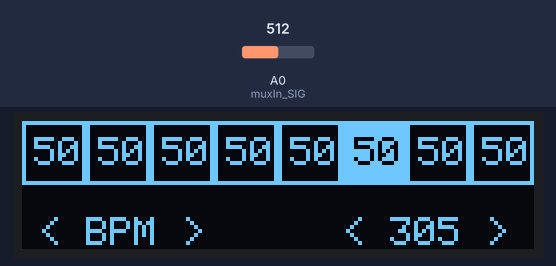
Bench run of a sketch on a simulated Arduino Uno, built with avr-gcc and run on an emulated ATmega328P. On the bench: 128×32 one-colour display. The inputs (shaded band) are chosen by the test bench; at power-on: A0 (muxIn_SIG) = 512. MIDI output is not drawn.

Above: at 1.2 s.
1.3 s: A0 (muxIn_SIG) set to 496
At 1.72 s:
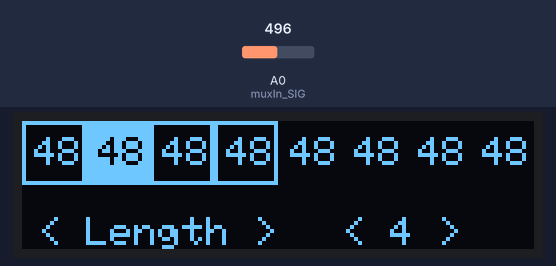
3.3 s: A0 (muxIn_SIG) set to 1023
At 3.49 s:
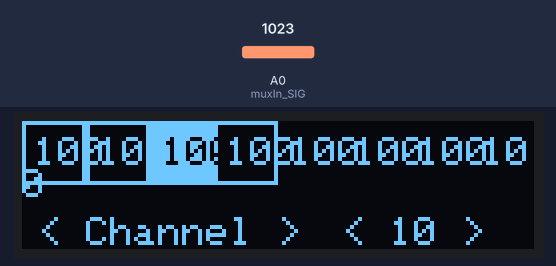
5.2 s: A0 (muxIn_SIG) set to 1003
At 5.3 s:
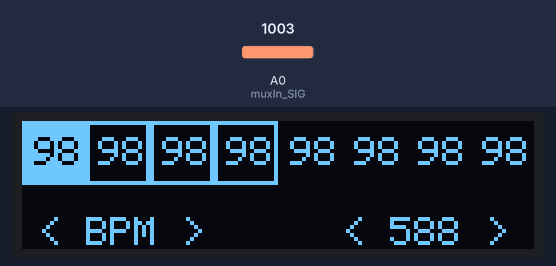

The sketch:

midi_sequencer.ino
```cpp
/*
  Arduino sequencer - Jake Bowden
  Circuit: USB power, 128x32 display on A4 and A5, multiplexer w. 10 potentiometers on 8, 9, 10, 11 and A0
  MIDI out: 5V-res(220) -> midi 4, TX(1) -> midi 5, gnd -> midi 2
*/

#include <stdio.h>
#include <Wire.h>
#include <Adafruit_SSD1306.h>
#include <MIDI.h>

Adafruit_SSD1306 display(128, 32, &Wire, -1);
MIDI_CREATE_DEFAULT_INSTANCE();

// Pinout:
const int muxOut_S0 = 8;
const int muxOut_S1 = 9;
const int muxOut_S2 = 10;
const int muxOut_S3 = 11;
const int muxIn_SIG = A0;
const int toneOut = 7;

// Mux init:
const int muxPinN = 10;
int muxState[10] = {0};

// Sequencer init:
int seqStep = 0;
int seqLen = 8;
int seqNotes[8] = {1};
int seqBpm = 120;
int stepDelay = 60000 / seqBpm;
unsigned long delayStart = 0;

// Settings init:
int settingsMode = 0;
String settingsTitles[5] = {"Length", "BPM", "Channel"};
String activeParam = "";
int paramPotVal = 0;
int oldPotVal = 0;

// MIDI Settings:
int midiChan = 1;
int midiNote = 1;

void setup() {
  // Mux pin settings:
  pinMode(muxOut_S0, OUTPUT);
  pinMode(muxOut_S1, OUTPUT);
  pinMode(muxOut_S2, OUTPUT);
  pinMode(muxOut_S3, OUTPUT);
  pinMode(muxIn_SIG, INPUT);

  // Can output audio level on PWM~ digital pins:
  // pinMode(toneOut, OUTPUT);

  // Begin display:
  display.begin(SSD1306_SWITCHCAPVCC, 0x3C);

  // Step timer delay sart:
  delayStart = millis();

  // Serial output for debugging:
//  Serial.begin(9600);

  // MIDI:
  MIDI.begin(midiChan);
}

void updateMux() {
  // Read analog in pins from multiplex chip:
  for (int i = 0; i < muxPinN; i++) {
    digitalWrite(muxOut_S0, HIGH && (i & B00000001));
    digitalWrite(muxOut_S1, HIGH && (i & B00000010));
    digitalWrite(muxOut_S2, HIGH && (i & B00000100));
    digitalWrite(muxOut_S3, HIGH && (i & B00001000));
    int potVal = analogRead(muxIn_SIG);
    if (abs(potVal - muxState[i]) >= 5) {
      muxState[i] = potVal;
    }
  }
}

void updateSettings() {
  // Change which settings are being displayed and changed, update relevant setting:
  settingsMode = map(muxState[8], 0, 1023, 0, 2);

  // Only change param if pot is turned:
  paramPotVal = muxState[9];
  if (abs(paramPotVal - oldPotVal) >= 5) {
    // Sequence length:
    if (settingsMode == 0) {
      seqLen = map(paramPotVal, 0, 1023, 1, 8);
      activeParam = String(seqLen);
      oldPotVal = paramPotVal;
    }
    // BPM:
    else if (settingsMode == 1) {
      seqBpm = map(paramPotVal, 0, 1023, 10, 600);
      stepDelay = 60000 / seqBpm;
      activeParam = String(seqBpm);
      oldPotVal = paramPotVal;
    }
    else if (settingsMode == 2) {
      midiChan = map(paramPotVal, 0, 1023, 1, 10);
      activeParam = String(midiChan);
      oldPotVal = paramPotVal;
      MIDI.begin(midiChan);
    }
  }

  // Select which parameter is drawn to the screen:
  if (settingsMode == 0) {
    activeParam = String(seqLen);
  }
  else if (settingsMode == 1) {
    activeParam = String(seqBpm);
  }
  else if (settingsMode == 2) {
    activeParam = String(midiChan);
  }
 }

void updateSeq() {
  // Using mux readings assign notes to seq steps:
  for (int i = 0; i < 8; i++) {
    seqNotes[i] = map(muxState[i], 0, 1023, 0, 100);
  }
}

void sendMidiSig(){
  // Send last note off:
  MIDI.sendNoteOff(midiNote, 0, midiChan);
  // Send note on:
  midiNote = seqNotes[seqStep];
  MIDI.sendNoteOn(midiNote, 127, midiChan);
 }

void drawDisplay() {
  // Clear display:
  display.fillScreen(SSD1306_BLACK);
  display.setTextSize(1);
  display.setTextColor(SSD1306_WHITE);

  // Draw step sequencer boxes and notes:
  for (int i = 0; i < seqLen; i++) {
    display.drawRect(i * 16, 0, 16, 16, SSD1306_WHITE);
  }
  for (int i = 0; i < 8; i++) {
    display.setCursor(i * 16 + 3, 4);
    display.print(seqNotes[i]);
  }

  // Draw active step box:
  display.fillRect(seqStep * 16, 0, 16, 16, SSD1306_WHITE);
  display.setTextColor(SSD1306_BLACK);
  display.setCursor(seqStep * 16 + 3, 4);
  display.print(seqNotes[seqStep]);

  // Draw Setting and parameter:
  display.setTextSize(1);
  display.setTextColor(SSD1306_WHITE);
  display.setCursor(4, 24);
  display.print("< ");
  display.print(settingsTitles[settingsMode]);
  display.print(" >");

  display.setCursor(80, 24);
  display.print("< ");
  display.print(activeParam);
  display.print(" >");

  // Draw to the display:
  display.display();
}

void stepSequencer() {
  // See if the interval for the sequencer has passed, if it has, move to next step:
  if (millis() - delayStart >= stepDelay) {
    delayStart += stepDelay;
    seqStep += 1;
    if (seqStep >= seqLen) {
      seqStep = 0;
    }
    sendMidiSig();
  }
}

void loop() {
  updateMux();
  updateSeq();
  updateSettings();
  drawDisplay();
  stepSequencer();
}
```

Measured:
- the behaviour switches between 508 and 507 on A0 (muxIn_SIG) (found by bisection; images 0 and 1)
- the behaviour switches between 1019 and 1018 on A0 (muxIn_SIG) (found by bisection; images 2 and 3)
- after the input at 1.3 s, the display: first changes at once (image 1 shows a later state)
- after the input at 3.3 s, the display: first changes at once (image 2 shows a later state)
- after the input at 5.2 s, the display: changes after 0.05 s (image 3)
